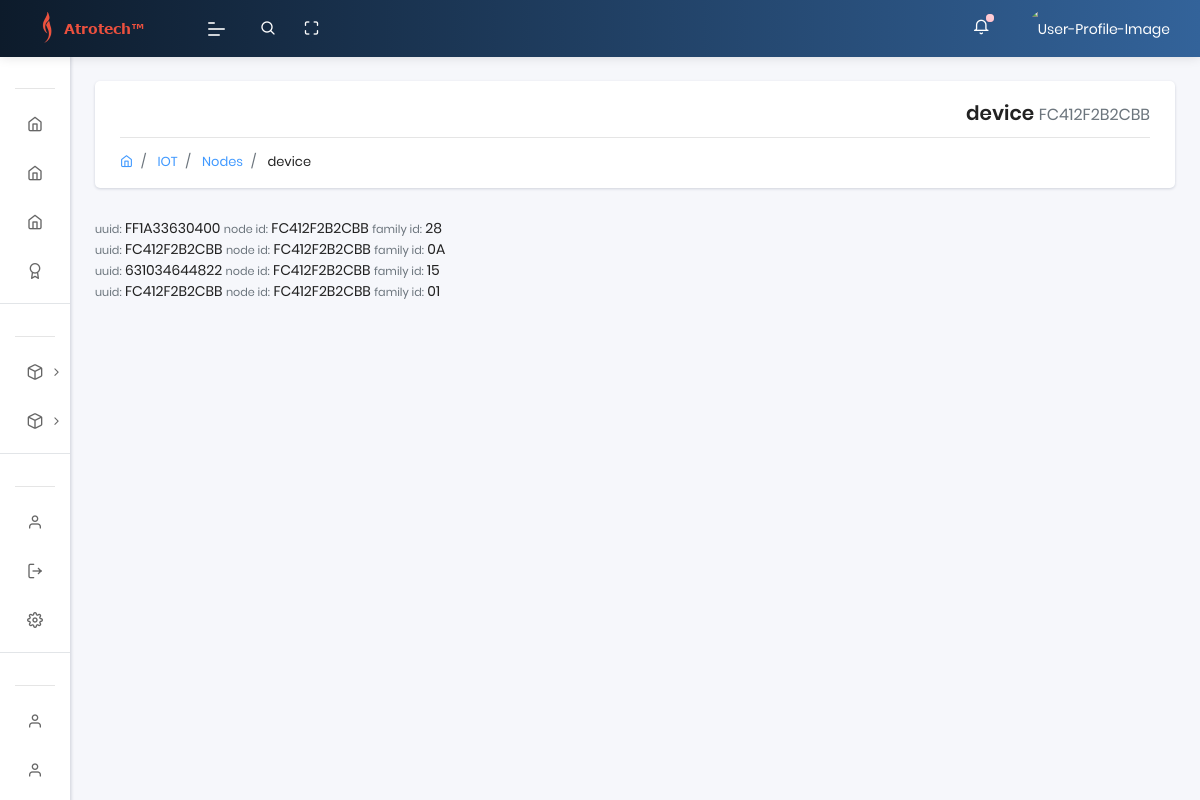
/nodes_detail/4/ (signed in), run on the app's committed database.
### app/models.py (models this page shows, shortened)
class Rom(models.Model):
    name = models.CharField(max_length=40, default='device name')
    UUID = models.CharField(max_length=20)
    family_id = models.CharField(max_length=20)
    node_id = models.CharField(max_length=20)
    updated_on = models.DateTimeField(auto_now= True)
    created_on = models.DateTimeField()

### app/views.py (the view)
# urls.py: path('nodes_detail/<int:id>/',views.nodes_detail,name='nodes_detail'),
@login_required(login_url="/login/")
def nodes_detail(request, id):
    uuid = models.User_uuid.objects.filter(user=request.user).values('UUID')
    devices = models.Rom.objects.filter(UUID__in=uuid, family_id='01')
    node = get_object_or_404(models.Rom, id=id)
    sensors = models.Rom.objects.filter(node_id=node.node_id)
    context = {
    'devices':devices,
    'node':node,
    'sensors':sensors
    }
    context['segment'] = 'nodes_detail'
    html_template = loader.get_template( 'nodes_detail.html' )
    return HttpResponse(html_template.render(context, request))

### templates/nodes_detail.html (shortened to what this page needs)
{% extends "layouts/base.html" %}
{% block content %}
  <section class="pcoded-main-container">
      <div class="pcoded-content">
          <div class="page-header">
            <div class="page-block">
              <div class="row align-items-center">
                <div class="col-md-12">
                  <div class="page-header-title">
                    <h5 class="m-b-10" align="right" dir="rtl"> {{ node.name }} <small class="text-muted">{{ node.UUID }}</small> </h5>
                  </div>
                  <ul class="breadcrumb">
                    <li class="breadcrumb-item"><a href="index.html"><i class="feather icon-home"></i></a></li>
                    <li class="breadcrumb-item"><a href="#!"> IOT </a></li>
                    <li class="breadcrumb-item"><a href="#!"> Nodes </a></li>
                    <li class="breadcrumb-item"><a href="#!"> {{ node.name }} </a></li>
                  </ul>
                </div>
              </div>
            </div>
          </div>
         {% for Rom in sensors %}
              <small class="text-muted">uuid:</small> {{ Rom.UUID }}
              <small class="text-muted">node id:</small> {{ Rom.node_id }}
              <small class="text-muted">family id:</small> {{ Rom.family_id }}
              <br>
         {% endfor %}
        </div>
    </section>
{% endblock content %}

### templates/includes/sidebar.html (shortened to what this page needs)
	<nav class="pcoded-navbar menupos-fixed menu-light ">
		<div class="navbar-wrapper  ">
			<div class="navbar-content scroll-div " >
				<ul class="nav pcoded-inner-navbar ">
					<li class="nav-item pcoded-menu-caption">
					</li>
					<li class="nav-item">
					    <a href="/" class="nav-link ">
                <span class="pcoded-micon"> <i class="feather icon-home"></i> </span>
							</a>
					</li>
					<li class="nav-item">
					    <a href="{% url 'app:nodes' %}" class="nav-link ">
                <span class="pcoded-micon"> <i class="feather icon-home"></i> </span>
							</a>
					</li>
					<li class="nav-item">
					    <a href="{% url 'app:sensors' %}" class="nav-link ">
                <span class="pcoded-micon"> <i class="feather icon-home"></i> </span>
							</a>
					</li>
					<li class="nav-item">
					    <a href="#" class="nav-link ">
                <span class="pcoded-micon"> <i class="feather icon-award"></i> </span>
							</a>
					</li>
					<li class="nav-item pcoded-menu-caption">
					</li>
					{% for Rom in devices %}
					<li class="nav-item pcoded-hasmenu">
						<a href="#!" class="nav-link "><span class="pcoded-micon"><i class="feather icon-box"></i></span><span class="pcoded-mtext"> {{ Rom.name }} </span></a>
					</li>
					{% endfor %}
					<li class="nav-item pcoded-menu-caption">
					</li>
					<li class="nav-item">
					    <a href="/profile" class="nav-link "><span class="pcoded-micon">
						    <i class="feather icon-user"></i></span><span class="pcoded-mtext"> پروفایل </span>
						  </a>
					</li>
					<li class="nav-item">
					    <a href="{% url 'logout' %}" class="nav-link "><span class="pcoded-micon">
						    <i class="feather icon-log-out"></i></span><span class="pcoded-mtext"> خروج </span>
						  </a>
					</li>
					<li class="nav-item">
					    <a target="_blank" rel="noopener" href="https://appseed.us/support" class="nav-link "><span class="pcoded-micon">
						    <i class="feather icon-settings"></i></span><span class="pcoded-mtext"> تنظیمات </span>
					  	</a>
					</li>
					<li class="nav-item pcoded-menu-caption">
					</li>
					<li class="nav-item">
					    <a href="{% url 'logout' %}" class="nav-link "><span class="pcoded-micon">
						    <i class="feather icon-user"></i></span><span class="pcoded-mtext"> مستندات </span>
						  </a>
					</li>
					<li class="nav-item">
					    <a href="{% url 'logout' %}" class="nav-link "><span class="pcoded-micon">
						    <i class="feather icon-user"></i></span><span class="pcoded-mtext"> سوالات متداول </span>
						  </a>
					</li>
					<li class="nav-item">
					</li>
<br><hr><br>
				</ul>
			</div>
		</div>
	</nav>

### data on the page
Rom: name "device", UUID "FC412F2B2CBB", node_id "FC412F2B2CBB", family_id "01"
Rom: UUID "FF1A33630400", node_id "FC412F2B2CBB", family_id "28"
Rom: UUID "FC412F2B2CBB", node_id "FC412F2B2CBB", family_id "0A"
Rom: UUID "631034644822", node_id "FC412F2B2CBB", family_id "15"
